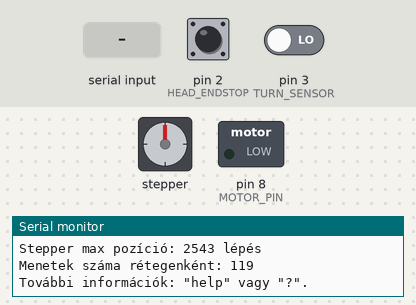
Bench run of a sketch on a simulated Arduino Uno, built with avr-gcc and run on an emulated ATmega328P. Parts: stepper motor, switched loads named in the sketch (green lamp = pin HIGH), the last lines printed to the serial monitor. The test bench sets the inputs (shaded band); at power-on: pin 2 (HEAD_ENDSTOP) LOW, pin 3 (TURN_SENSOR) LOW. Stepper angles assume 4096 steps per turn.

Above: at 1.9 s.
2.0 s: "init" received over Serial
At 3.66 s:
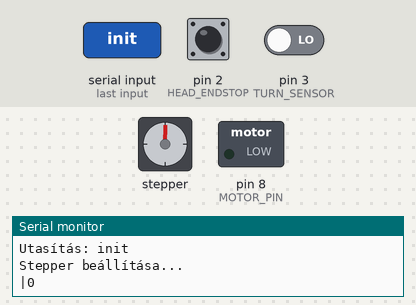
5.0 s: pin 2 (HEAD_ENDSTOP) pulled HIGH for 1 s
14.0 s: "start" received over Serial
At 15.8 s:
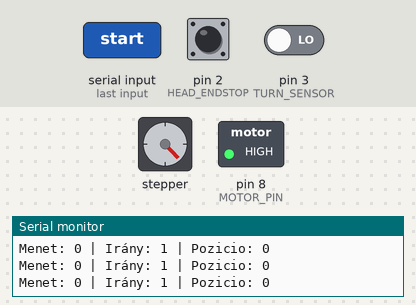
16.8 s: pin 3 (TURN_SENSOR) driven HIGH
At 18.2 s:
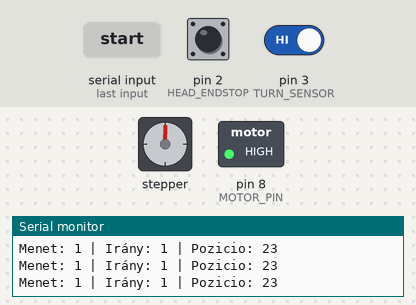
Timing chart, 0 to 19.6 s (numbered marks = the images above; inputs shaded):
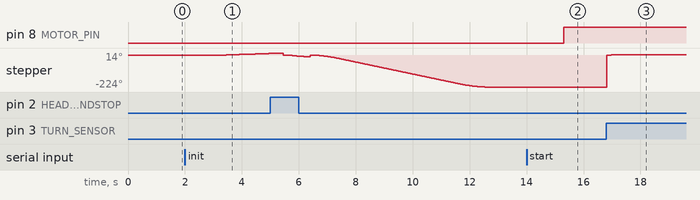

The sketch:

WindingFW.ino
```cpp
// (licence header left out)
#include <AccelStepper.h>
#include <avr/pgmspace.h>
#include "configuration.h"
#include "string.h"

/**
 *
 * Beállítások
 *
 */
int coilLength    = 36;                       // Orsó hossza mm-ben
int coilDiameter  = 12;                       // Orsó átmérő mm-ben
int maxTurn       = 1100;
float wireWidth   = 0.3;                      // Huzal vastagság

/**
 *
 * Működéshez kapcsolódó változók
 *
 */
int stepperDirection  = 1;
int stepperPosition   = 0;

volatile int turns    = 0;
volatile int endStop  = 0;

int maxPos      = 0;
int tpl         = 0;

int lastTurn    = 0;
int working     = 0;

// Inicializáljuk a léptető motor vezérlését
AccelStepper stepper(AccelStepper::HALF4WIRE, STEPPER_PIN1, STEPPER_PIN2, STEPPER_PIN3, STEPPER_PIN4);

void setup() {
  // Soros kommunikáció beállítása, alap infók küldése
  serialInit();

  // Orsó forgató motor vezérlő portja, HIGH: forog, LOW: nem forog
  pinMode(MOTOR_PIN, OUTPUT);

  // Kikapcsolható, főleg fejlesztéshez, mert "sok" idő
  if (STEPPER_AUTO_INIT) {
    stepperInit();
  }

  // Senzorok figyelése
  interruptInit();

  // Beállítások elvégzése
  settings();

  // Aktuális értékek megjelenítése
  info();

  Serial.println();
  Serial.println(F("További információk: \"help\" vagy \"?\"."));

}

void loop() {

  // Csak a start parancs kiadását követően indul el
  if (working == 0)  {
    digitalWrite(MOTOR_PIN, 0);
    return;
  }

  //
  // Tekercselés kész, leállítjuk a futást
  //
  if (turns >= maxTurn) {
    digitalWrite(MOTOR_PIN, 0);
    delay(500);
    Serial.println("A tekercs elkészült!");

    working = 0;
    turns = 0;
    return;
  }

  // Orsó forgató motor bekapcsolása, elég lenne csak a start parancs kiadásakor beállítáani
  digitalWrite(MOTOR_PIN, 1);

  //
  // Stepper irányának beállítása
  //
  if (/*endStop > 0 || */stepperPosition >= maxPos) {
    stepperDirection = -1;
    endStop = 0;
  }

  else if (stepperPosition <= 0) {
    stepperDirection = 1;
  }

  // Fej pozicionálása a fordulatok alapján
  if (turns > lastTurn) {
    stepperPosition += SPMM * wireWidth * (turns - lastTurn) * stepperDirection;
    lastTurn = turns;
    stepper.moveTo(stepperPosition);
    stepper.runToPosition();
  }

  Serial.print(F("Menet: "));
  Serial.print(turns);
  Serial.print(F(" | Irány: "));
  Serial.print(stepperDirection);
  Serial.print(F(" | Pozicio: "));
  Serial.println(stepperPosition);
}

//
// Üzenet fogadása soros porton keresztül
//
void serialEvent() {
  if (Serial.available() > 0) {
      // Megvárjuk az adatokat
      delay(300);
      String d = Serial.readString();

      d.trim();
      Serial.print(F("Utasítás: ")); Serial.println(d);

      // Tekercselés indítása
      if (d == "start") {
        turns = 0;
        working = 1;
      }

      // Tekercselés leállítása
      else if (d == "stop") {
        working = 0;
      }

      // Stepper beállítása
      else if (d == "init") {
        stepperInit();
      }

      // Súgó
      else if (d == "help" || d == "?") {
        help();
      }

      // Beállítások listázása
      else if (d == "info") {
        info();
      }

      // Orsó hossz beállítása
      else if (d.startsWith("set length:")) {
        coilLength    = getValue(d.substring(15), '|', 0).toInt();
        settings();
        info();
      }

      // Orsó átmérő beállítása
      else if (d.startsWith("set diameter:")) {
        coilDiameter  = getValue(d.substring(13), '|', 0).toInt();
        settings();
        info();
      }

      // Menetszám beállítása
      else if (d.startsWith("set turns:")) {
        maxTurn    = getValue(d.substring(10), '|', 0).toInt();
        settings();
        info();
      }

      // Huzal beállítása
      else if (d.startsWith("set wire:")) {
        wireWidth    = getValue(d.substring(9), '|', 0).toFloat();
        settings();
        info();
      }

      // Beállítások egyszerre
      else if (d.startsWith("set ")) {
        d = d.substring(4);

        coilLength    = getValue(d, '|', 0).toInt();
        coilDiameter  = getValue(d, '|', 1).toInt();
        maxTurn       = getValue(d, '|', 2).toInt();
        wireWidth     = getValue(d, '|', 3).toFloat();

        settings();
        info();
      }

      // Nem támogatott utasítás
      else {
        Serial.println(F("HIBA: Ismeretlen parancs!"));
        return;
      }

  }
}

void serialInit() {
  Serial.begin(9600);
  Serial.println();
  Serial.println();
  Serial.println();
  Serial.println(F("***********************************************"));
  Serial.println(F("*                                             *"));
  Serial.println(F("*           Csülök Winding Firmware           *"));
  Serial.println(F("*                                             *"));
  Serial.println(F("***********************************************"));
  Serial.println();
  Serial.print("Version: "); Serial.print(FW_VERSION); Serial.print("("); Serial.print(FW_DATE); Serial.println(")");
  Serial.println();
  Serial.print("Fejlesztő: "); Serial.println(FW_AUTHOR);

  Serial.println();
  Serial.println(F("Lábkiosztás: "));
  Serial.println(F("  D2: Fej végállás kapcsoló"));
  Serial.println(F("  D3: Menet számláló"));
  Serial.println(F("  D4: Stepper MA1"));
  Serial.println(F("  D5: Stepper MA2"));
  Serial.println(F("  D6: Stepper MB1"));
  Serial.println(F("  D7: Stepper MB2"));
  Serial.println(F("  D8: Orsó hajtó motor"));

  if (STEPPER_AUTO_INIT == false) {
    Serial.println();
    Serial.println(F("!!! Stepper auto init kikapcsolva, futtasd manuálisan !!!"));
  }
}

void help() {
  Serial.println();
  Serial.println(F("Elérhető utasítások:"));
  Serial.println(F("  help, ?                 Elérhatő parancsok listázása"));
  Serial.println(F("  info                    Aktuális beállítások listázása"));
  Serial.println(F("  start                   Tekercselés indítása"));
  Serial.println(F("  stop                    Tekercselés leállítása"));
  Serial.println(F("  init                    Stepper beállítása"));
  Serial.println(F("  set length: <value>     Orsó hossz beállítása"));
  Serial.println(F("  set diameter: <value>   Orsó átmérő beállítása"));
  Serial.println(F("  set turns: <value>      Tekercs menetszám beállítása"));
  Serial.println(F("  set wire: <value>       Huzal átmérő beállítása"));
  Serial.println(F("  set <l>|<d>|<t>|<w>     Beállítások megadása egyszerre"));

}

void info() {
  Serial.println();
  Serial.println("Aktuális beállítások:");
  Serial.println("");
  Serial.print(F("Orsó hossza: ")); Serial.print(coilLength); Serial.println("mm");
  Serial.print(F("Orsó átmérő: ")); Serial.print(coilDiameter); Serial.println("mm");
  Serial.print(F("Menetek száma: ")); Serial.println(maxTurn);
  Serial.print(F("Huzal átmérő: ")); Serial.print(wireWidth); Serial.println("mm");
  Serial.print(F("Stepper max pozíció: ")); Serial.print(maxPos);Serial.println(" lépés");
  Serial.print(F("Menetek száma rétegenként: ")); Serial.println(tpl);

}

void stepperInit() {
  // Léptető motor sebessége
  stepper.setMaxSpeed(500);
  stepper.setAcceleration(500);

  Serial.println(F("Stepper beállítása..."));
  int pos = 0;

  // Addig megy amig nem éri el a végállás kapcsolót
  while (digitalRead(HEAD_ENDSTOP) != HIGH) {
      Serial.print(F("|")); Serial.print(pos);
      //stepper.setCurrentPosition(0);
      pos += 32;
      stepper.moveTo(pos);
      stepper.runToPosition();
  }
  Serial.println();
  Serial.println(F("Stepper min pozició érzékelve!"));
  stepper.setCurrentPosition(0);

  // Elmozdítjuk picit a min pozícióból
  stepper.moveTo(-HEAD_MARGIN);
  stepper.runToPosition();
  stepper.setCurrentPosition(0);

  // Fej átmozgatása az orsó másik végére.
  Serial.print(F("Stepper alap pozicióba állítása: ")); Serial.print(maxPos); Serial.println(" => 0");
  stepper.moveTo(-maxPos);
  stepper.runToPosition();
  stepper.setCurrentPosition(0);

  Serial.println(F("Stepper beállítva"));
}

// A beállítások alapján kiszámoljuk a szükséges értékeket
void settings() {
  maxPos  = coilLength * SPMM - HEAD_MARGIN * 2;        // Orsó mérete lépésekben
  tpl     = coilLength / wireWidth;   // Menet szám rétegenként
}

// Senszorok figyelésének indítása
void interruptInit() {
  pinMode(HEAD_ENDSTOP, INPUT_PULLUP);
  pinMode(TURN_SENSOR, INPUT_PULLUP);

  digitalWrite(HEAD_ENDSTOP, LOW);
  digitalWrite(TURN_SENSOR, LOW);

  attachInterrupt(digitalPinToInterrupt(HEAD_ENDSTOP), headEndStop, RISING);
  attachInterrupt(digitalPinToInterrupt(TURN_SENSOR), turnSignal, RISING);

  interrupts();
}

/**
 *
 * Menet számláló, jelenleg szoftveresen "kezeljük" a hibákat, de hamarosan kap a hardver egy szűrő elektronikát
 */
volatile int tpv      = LOW;
volatile int tpv2     = LOW;
void turnSignal() {
  if (digitalRead(TURN_SENSOR) == HIGH && tpv == LOW && tpv2 == LOW) {
    turns++;
    tpv = HIGH;
    tpv2 = HIGH;
  } else {
    // A hibás értékeket szűrjük
    tpv2 = tpv;
    tpv = LOW;
  }
}

/**
 *
 * Végálláskapcsoló
 */
void headEndStop() {
  if (digitalRead(HEAD_ENDSTOP) == HIGH) {
    endStop = 1;
  }
}
```

string.cpp
```cpp
/**
 *
 * @Author Tibor Csik <csulok0000@gmail.com>
 */

#pragma once

#include <arduino.h>

String getValue(String data, char separator, int index) {
  int found = 0;
  int strIndex[] = {0, -1};
  int maxIndex = data.length()-1;

  for(int i=0; i<=maxIndex && found<=index; i++){
    if(data.charAt(i)==separator || i==maxIndex){
        found++;
        strIndex[0] = strIndex[1]+1;
        strIndex[1] = (i == maxIndex) ? i+1 : i;
    }
  }

  return found>index ? data.substring(strIndex[0], strIndex[1]) : "";
}
```

string.h
```cpp
/**
 *
 * @Author Tibor Csik <csulok0000@gmail.com>
 */

#pragma once

String getValue(String data, char separator, int index);
```

configuration.h
```cpp
/**
 *
 * @Author Tibor Csik <csulok0000@gmail.com>
 */

#pragma once

/**
 * A Firmaware neve
 */
#define FW_NAME "Csulok Winding Firmaware"

/**
 * Firmware verzió
 */
#define FW_VERSION "v1.0.2"

/**
 * Firmware módosításának dátuma
 */
#define FW_DATE "2021.02.26."

/**
 * Fejlesztő
 */
#define FW_AUTHOR "Tibor Csik <csulok0000@gmail.com>"

/**
 * Pozicionáló fej végállás érzékelő
 */
#define HEAD_ENDSTOP  2

/**
 * A fej nem menjen ki teljesen az orsó széléig
 */
#define HEAD_MARGIN  128


/**
 * Menet számláló érzékelő
 */
#define TURN_SENSOR   3

/**
 * Léptető motor vezérlő portjai(ULN2003 IN1-4)
 *
 * Hardveresen van megoldva az átkötés, ezért vannak "sorban"
 *
 * MA1, MA2, MB1, MB2
 */
#define STEPPER_PIN1  4 // Stepper
#define STEPPER_PIN2  5 // Stepper
#define STEPPER_PIN3  6 // Stepper
#define STEPPER_PIN4  7 // Stepper

/**
 * Főmotor vezérlő portja (ULN2003 IN5)
 *
 */
#define MOTOR_PIN     8 // Sima motor

/**
 * Léptető motor teljes fordulat lépései(360°)
 */
#define STEPPER_FULL_TURN 2048 // ~ 24mm

/**
 * Teljes fordulat alatt megtett távolság mm-ben
 */
#define STEPPER_FULL_TURN_DISTANCE 25

/**
 * 1mm megtételéhez szükséges lépések (lefelé kerekítjük)
 */
#define SPMM  floor(STEPPER_FULL_TURN / STEPPER_FULL_TURN_DISTANCE) * 0.96 // Magic :D

/**
 * Induláskor a stepper automatikus beállítása
 */
#define STEPPER_AUTO_INIT false
```

Measured:
- after the input at 2.0 s, stepper: keeps turning clockwise at about 7°/s, starting after 1.5 s
- after the input at 14.0 s, pin 8 (MOTOR_PIN): LOW → HIGH after 1.3 s
- after the input at 16.8 s, stepper: turns 226° clockwise in 0.35 s, starting at once
